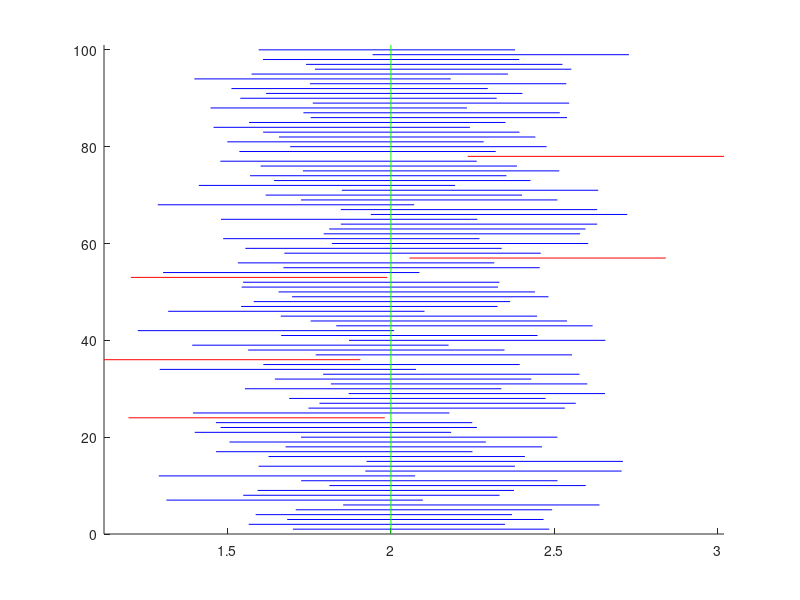

Source code (MATLAB):
%% Problem 1: Simulering av konfidensintervall
% Parametrar:
n = 25;        % Antal mätningar
mu = 2;        % Väntevärdet
sigma = 1;     % Standardavvikelsen
alpha = 0.05;

% Simulerar n observationer för varje intervall
x = normrnd(mu, sigma, n, 100);  % n x 100 matris med värden

% Skattar mu med medelvärdet
xbar = mean(x);  % vektor med 100 medelvärden

% Beräknar de undre och övre gränserna
undre = xbar - norminv(1 - alpha/2) * sigma / sqrt(n);
ovre = xbar + norminv(1 - alpha/2) * sigma / sqrt(n);

%% Problem 1: Simulering av konfidensintervall (forts.)
% Ritar upp alla intervall
figure(1)
hold on
for k = 1:100
    if ovre(k) < mu  % Rödmarkerar intervall som missar mu
        plot([undre(k) ovre(k)], [k k], 'r')
    elseif undre(k) > mu
        plot([undre(k) ovre(k)], [k k], 'r')
    else
        plot([undre(k) ovre(k)], [k k], 'b')
    end
end

% b1 och b2 är bara till för att figuren ska se snygg ut.
b1 = min(xbar - norminv(1 - alpha/2) * sigma / sqrt(n));
b2 = max(xbar + norminv(1 - alpha/2) * sigma / sqrt(n));
axis([b1 b2 0 101])  % Tar bort outnyttjat utrymme i figuren

% Ritar ut det sanna värdet
plot([mu mu], [0 101], 'g')
hold off

